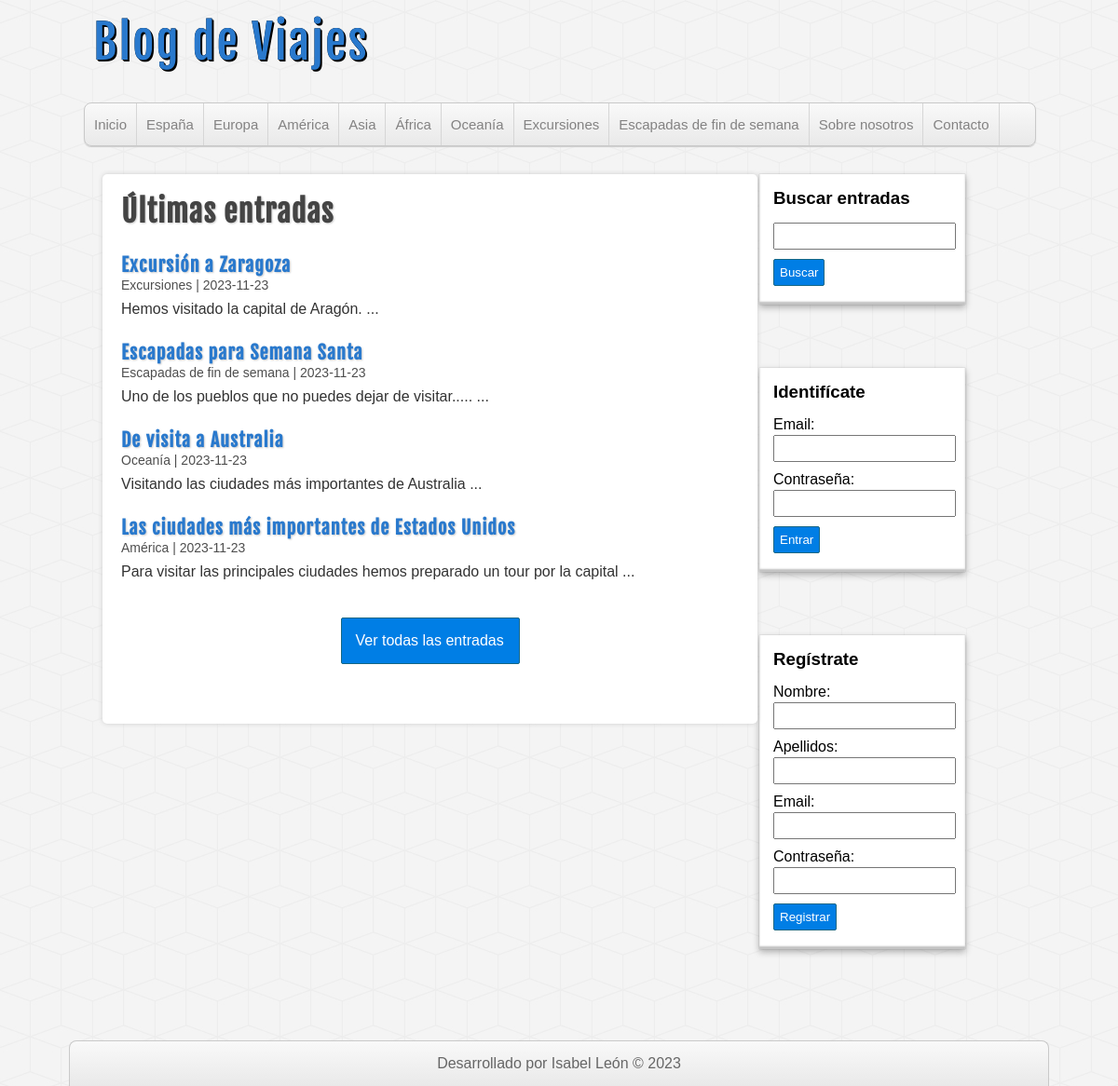
The page / on the database its author committed.
### tables this page shows
CREATE TABLE `categorias` (
  `id` int(255) NOT NULL,
  `nombre` varchar(100) DEFAULT NULL
);

CREATE TABLE `entradas` (
  `id` int(255) NOT NULL,
  `usuario_id` int(255) NOT NULL,
  `categoria_id` int(255) NOT NULL,
  `titulo` varchar(255) NOT NULL,
  `descripcion` mediumtext DEFAULT NULL,
  `fecha` date NOT NULL
);

### includes/helpers.php (called while the page is built, shortened)
<?php
function conseguirCategorias($conexion){
    $categorias = mysqli_query($conexion,"SELECT * FROM categorias ORDER BY id ASC;");
    if($categorias && mysqli_num_rows($categorias) >= 1) {
        $resultado = $categorias;
    return $resultado;
    }
}
function conseguirEntradas($conexion, $limit = null, $categoria = null, $busqueda = null){
        $sql = "SELECT e.*, c.nombre AS 'categoria' FROM entradas e "
        . "INNER JOIN categorias c ON e.categoria_id = c.id ";
        $sql .= "ORDER BY e.id DESC ";
        if($limit){
            $sql .= " LIMIT 4";
        }
        $entradas = mysqli_query($conexion, $sql);
    return $entradas;
}
?>

### index.php (the view)
<?php require_once 'includes/header.php'; ?>
<?php require_once 'includes/lateral.php'; ?>
<div id="principal">
    <h1> Últimas entradas </h1>
    <?php
    $entradas = conseguirEntradas($db, true);
    if (!empty($entradas)):
        while ($entrada = mysqli_fetch_assoc($entradas)):
    ?>
            <article class="entrada">
                <a href="entrada.php?id=<?=$entrada['id']?>">
                    <h2><?=$entrada['titulo']?> </h2>
                    <span class="fecha">
                        <?=$entrada['categoria'].' | ' .$entrada['fecha']?>
                    </span>
                    <p>
                        <?=
                        substr($entrada ['descripcion'], 0, 250). " ..."?>
                    </p>
                </a>
            </article>
    <?php
        endwhile;
        endif;
    ?>
    <div id="ver-todas">
        <a href="entradas.php"> Ver todas las entradas </a>
    </div>
</div>
<?php require_once 'includes/pie.php'; ?>

### includes/header.php (shortened to what this page needs)
<?php require_once 'conexion.php'; ?>
<?php require_once 'includes/helpers.php'; ?>
<!DOCTYPE html>
<html lang="es">
<head>
    <link rel="stylesheet" type="text/css" href="./assets/css/style.css" />
</head>
<body>
    <header id="header">
        <div id="logo">
            <a href="index.php"> Blog de Viajes </a>
        </div>
        <nav id="menu">
            <ul>
                <li>
                    <a href="index.php"> Inicio </a>
                </li>
                <?php
                    $categorias =conseguirCategorias($db);
                    if(!empty($categorias)):
                    while($categoria = mysqli_fetch_assoc($categorias)):
                ?>
                    <li>
                        <a href="categoria.php?id=<?=$categoria['id']?>"> <?=$categoria['nombre'] ?> </a>
                    </li>
                <?php
                    endwhile;
                    endif;
                ?>
                <li>
                    <a href="./sobrenosotros.php"> Sobre nosotros </a>
                </li>
                <li>
                    <a href="./contacto.php"> Contacto </a>
                </li>
            </ul>
        </nav>
    </header>
    <div id="container">

### includes/lateral.php (shortened to what this page needs)
<aside id="sidebar">
<div id="buscador" class="block-aside">
            <h3> Buscar entradas </h3>
            <form action="buscar.php" method="POST">
                <input type="text" name="busqueda">
                <input type="submit" value="Buscar">
            </form>
        </div>
    <?php
    if (!isset($_SESSION['usuario'])) : ?>
        <div id="login" class="block-aside">
            <h3> Identifícate </h3>
            <form action="login.php" method="POST">
                <label for="email"> Email: </label>
                <input type="email" name="email">
                <label for="password"> Contraseña: </label>
                <input type="password" name="password">
                <input type="submit" value="Entrar">
            </form>
        </div>
        <div id="register" class="block-aside">
            <h3> Regístrate </h3>
            <form action="registro.php" method="POST">
                <label for="nombre"> Nombre: </label>
                <input type="text" name="nombre" />
                <label for="apellidos"> Apellidos: </label>
                <input type="text" name="apellidos" />
                <label for="email"> Email: </label>
                <input type="email" name="email" />
                <label for="password"> Contraseña: </label>
                <input type="password" name="password" />
                <input type="submit" name="submit" value="Registrar" />
            </form>
        </div>
    <?php endif; ?>
</aside>

### includes/pie.php (shortened to what this page needs)
</div>
<footer id="pie">
    <p> Desarrollado por Isabel León &copy; 2023 </p>
</footer>
</body>
</html>

### assets/css/style.css (style rules this page uses)
* { margin: 0px; padding: 0px; font-family: sans-serif, Helvetica, Arial; text-decoration: none; }
body { background: url(../img/cubes.png) #F4F4F4; }
.fecha { color:#4e4e4e; margin-top: 5px; font-size: 14px; }
#header { width: 85%; height: auto; background: transparent; margin: 0px auto; }
#logo { float: left; width: 500px; height: 110px; }
#logo a { font-family: "fajala", helvetica; font-size: 50px; letter-spacing: 2px; color: #2979CD; text-shadow: 0px 0px 0px black, 1px 1px 0px black, 2px 2px 0px black; transition: all 500ms; line-height: 90px; margin-left: 10px; margin-top: 10px; }
#menu { clear: both; width:100%; height: 45px; background: linear-gradient(to bottom, #f9f9f9 0px, #e9e9e9 100%); border: 1px solid #c9c9c9; border-radius: 8px; box-shadow: 0px 1px 1px #ccc; }
#menu ul { list-style: none; }
#menu ul li { float: left; line-height: 45px; border-right: 1px solid #D6D6D6; }
#menu ul li a { display: block; padding-left: 10px; padding-right: 10px; font-size: 15px; color: #838282; }
#container { width: 85%; height: auto; margin: 0px auto; margin-top: 30px; margin-bottom: 30px; }
#sidebar { float: right; width: 25%; height: auto; }
#principal { float:left; width: 65%; min-height: 550px; background: white; border-radius: 5px; box-shadow: 0px 0px 5px #ccc; margin-left: 20px; overflow: hidden; padding: 20px; }
#principal a { color: #333; }
#principal h1 { font-size: 32px ; color: #444; letter-spacing: 1px; text-shadow: 1px 1px 2px #ccc; font-family: "fajala"; }
#principal h2 { font-size: 20px ; color: #2979CD; text-shadow: 1px 1px 2px #ccc; letter-spacing: 1px; font-family: "fajala"; margin-top: 25px; }
#principal p { margin-top: 8px ; }
#ver-todas a { display: block; border-radius: 2px ; padding: 15px; color: white; background: #007ee5 ; border: 1px solid #156785; cursor: pointer; width: 160px; margin: 0px auto; margin-top: 40px; }
.block-aside { display: block; width: 75%; margin: 0px auto; margin-left: -40px; margin-bottom: 68px; background: white; padding: 15px; box-shadow: 0px 0px 1px rgba(0, 0, 0, 0.3), 0px 3px 7px rgba(0, 0, 0, 0.3), 0px 0px 1px #FFFFFF inset, 0px -3px 2px rgba(0, 0, 0, 0.25) inset; }
.block-aside h3 { margin-bottom: 15px; }
label, input[type="text"], input[type="email"], input[type="password"] { display: block; width: 95%; margin-top: 2px; margin-bottom: 2px; }
input[type="text"], input[type="email"], input[type="password"] { padding: 5px; margin-bottom: 10px; }
input[type="button"], input[type="submit"], .boton { margin-top: 5px; margin-bottom: 5px; display: block; border-radius: 2px ; color: white; background: #007ee5 ; border: 1px solid #156785; cursor: pointer; padding: 6px ; }
#pie { clear:both; width: 85%; margin: 0px auto; background: linear-gradient(to bottom, #f9f9f9 0px, #e9e9e9 100%); border: 1px solid #c9c9c9; border-bottom: none; border-radius: 8px 8px 0px 0px; color: #666; height: auto; padding: 15px; text-align: center; }

### rows shown on the page
categorias: nombre "España"
categorias: nombre "Europa"
categorias: nombre "América"
categorias: nombre "Asia"
categorias: nombre "África"
categorias: nombre "Oceanía"
categorias: nombre "Excursiones"
categorias: nombre "Escapadas de fin de semana"
entradas: titulo "Excursión a Zaragoza", categoria.nombre "Excursiones", fecha "2023-11-23", descripcion "Hemos visitado la capital de Aragón."
entradas: titulo "Escapadas para Semana Santa", categoria.nombre "Escapadas de fin de semana", fecha "2023-11-23", descripcion "Uno de los pueblos que no puedes dejar de visitar....."
entradas: titulo "De visita a Australia", categoria.nombre "Oceanía", fecha "2023-11-23", descripcion "Visitando las ciudades más importantes de Australia"
entradas: titulo "Las ciudades más importantes de Estados Unidos", categoria.nombre "América", fecha "2023-11-23", descripcion "Para visitar las principales ciudades hemos preparado un tour por la capital"
